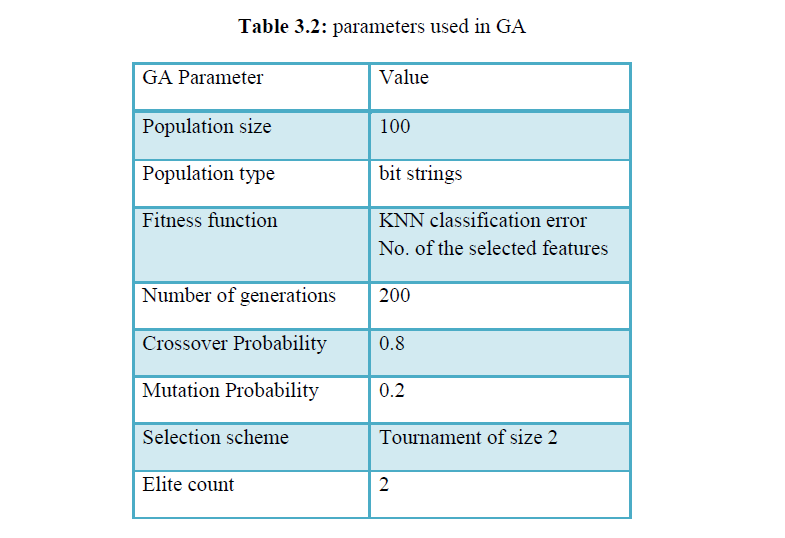
#> input picture Capture.PNG, 785 x 538 px
$ python -i preprocessing.py   (imports and definitions only)
#> lines starting #> are read from the running program, lines starting #| are printed output that depends on the picture; after the words box and inside, x2 and y2 are one past the last pixel; in counts of white or black regions, pixels touching at a corner belong together
import cv2
import numpy as np
import math
from scipy import ndimage
import imutils


def cut(img):
    tol = 50
    mask = img>tol
    img = img[np.ix_(mask.any(1),mask.any(0))]
    return img


def rotation(img):
    #get the angle (0,-90] of rotation and the points of the rectanglr
    #that contains the text
    coords = np.column_stack(np.where(img > 0))
    rect = cv2.minAreaRect(coords)
    angle = rect[-1]
    box = cv2.boxPoints(rect)
    box = np.int0(box)

    if box[1][1] >= box[3][1]:
        angle = (angle+90)

    #rotate the image then cut the access background
    rotated = imutils.rotate_bound(img, angle)
    final = cut(rotated)


    return final

def pre_processing(img):
    #rotation
    r = rotation(img)

    #resize
    dim = (80, 60)
    resized = cv2.resize(r, dim, interpolation = cv2.INTER_AREA)

    # convert image to binary using adaptive thresh mean
    th1 = cv2.adaptiveThreshold(resized,255,cv2.ADAPTIVE_THRESH_MEAN_C, cv2.THRESH_BINARY,11,2)

    #morphological opening and closing
    kernel = cv2.getStructuringElement(cv2.MORPH_RECT,(1,2))
    closing = cv2.morphologyEx(th1, cv2.MORPH_CLOSE, kernel)
    opening = cv2.morphologyEx(closing, cv2.MORPH_OPEN, kernel)

    # remove noise using median filter (image, size)
    med_denoised = ndimage.median_filter(opening, 3)

    return med_denoised

>>> import cv2
>>> picture = cv2.imread('Capture.PNG', cv2.IMREAD_GRAYSCALE)
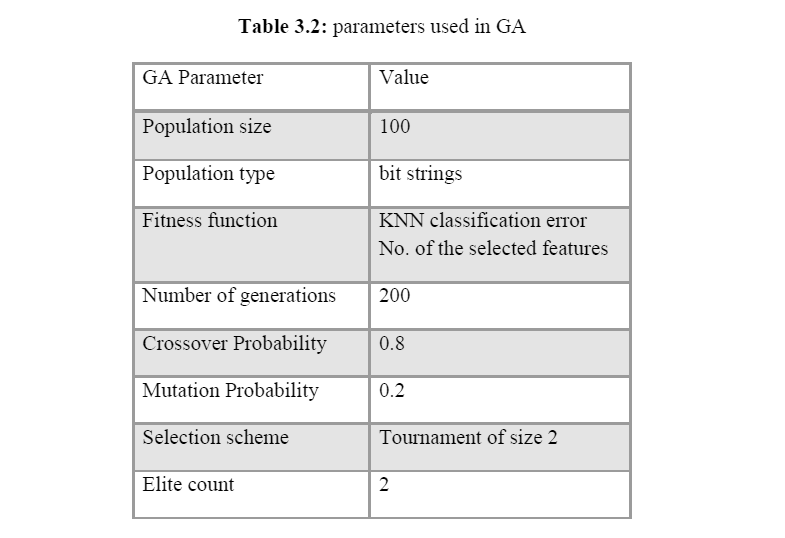
#> picture: shape (538, 785); min 0, max 255, mean 239.7
>>> result = pre_processing(picture)
#> in rotation, `coords = np.column_stack(np.where(img > 0))`: coords = 420327 pairs, first value 0 to 537, second value 0 to 784
#> in rotation, `rect = cv2.minAreaRect(coords)`: rect = ((268.5, 392), (784, 537), -90)
#> in rotation, `angle = rect[-1]`: angle = -90
#> in rotation, `box = cv2.boxPoints(rect)`: box = [[537, 784], [-2.4e-14, 784], [0, 0], [537, 0]]
#> in rotation, `box = np.int0(box)`: box = [[537, 784], [0, 784], [0, 0], [537, 0]]
#> in rotation, `angle = (angle+90)`: angle = 0
#> in cut, `mask = img>tol`:
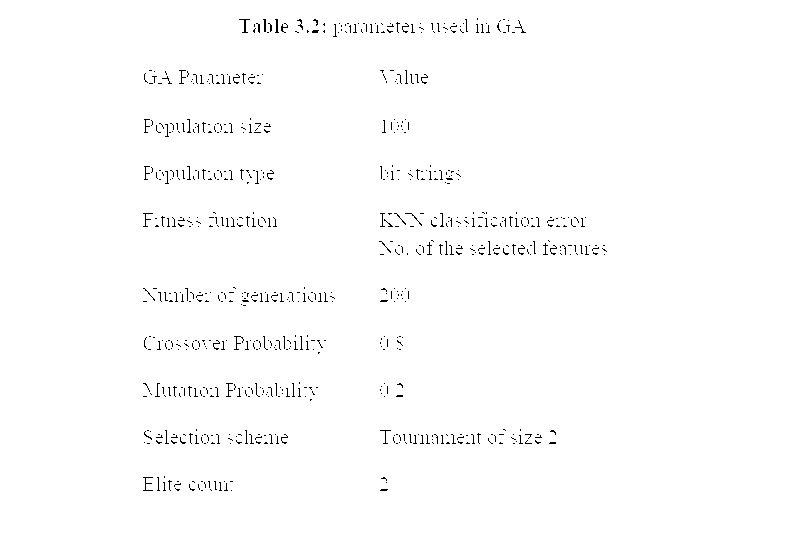
#> mask: shape (538, 785) bool; 98.9% white; black in thin lines or dots, all inside (x1, y1, x2, y2) = (143, 18, 607, 491)
#> in pre_processing, `resized = cv2.resize(r, dim, interpolation = cv2.INTER_AREA)`:
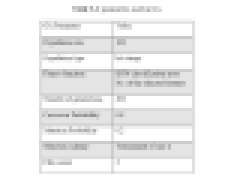
#> resized: shape (60, 80) (shown 3 times larger); min 146, max 255, mean 239.6
#> in pre_processing, `th1 = cv2.adaptiveThreshold(resized,255,cv2.ADAPTIVE_THRESH_MEAN_C, cv..`:
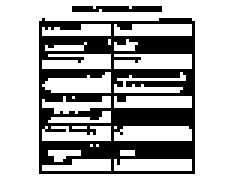
#> th1: shape (60, 80) (shown 3 times larger); 69.7% white; 2 black regions, box (x1, y1, x2, y2) and area: (13, 6, 65, 58) 1396, (24, 2, 54, 4) 57
#> in pre_processing, `closing = cv2.morphologyEx(th1, cv2.MORPH_CLOSE, kernel)`:
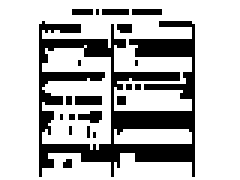
#> closing: shape (60, 80) (shown 3 times larger); 73.8% white; 20 black regions (16 under 20 px), largest, box (x1, y1, x2, y2) and area: (13, 7, 65, 59) 1090, (25, 32, 34, 35) 27, (26, 37, 34, 41) 23, (44, 3, 54, 5) 20
#> in pre_processing, `opening = cv2.morphologyEx(closing, cv2.MORPH_OPEN, kernel)`:
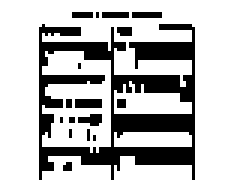
#> opening: shape (60, 80) (shown 3 times larger); 73.3% white; 17 black regions (13 under 20 px), largest, box (x1, y1, x2, y2) and area: (13, 8, 65, 60) 1123, (25, 33, 34, 36) 27, (26, 38, 34, 42) 23, (44, 4, 54, 6) 20
#> in pre_processing, `med_denoised = ndimage.median_filter(opening, 3)`:
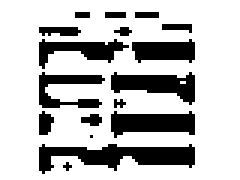
#> med_denoised: shape (60, 80) (shown 3 times larger); 75.2% white; 17 black regions (7 under 20 px), largest, box (x1, y1, x2, y2) and area: (13, 48, 65, 58) 283, (37, 37, 65, 46) 176, (37, 24, 65, 35) 171
